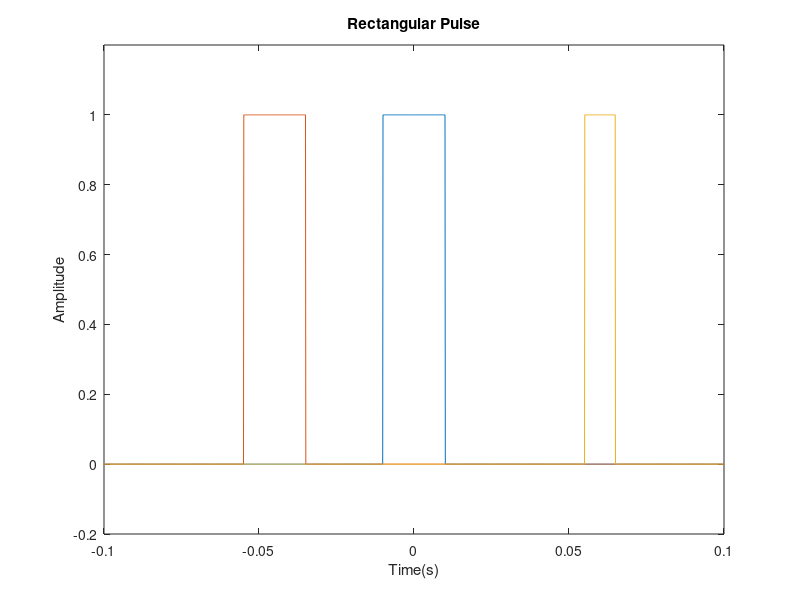

Write the MATLAB code that produced this figure.
%Generate 200 ms of a rectangular pulse with a sample rate of 10 kHz and a width of 20 ms.
fs = 10e3; %sampling freq.
t = -0.1:1/fs:0.1; %time base
w = 20e-3;
x = rectpuls(t,w);
%Generate two copies of the same pulse:
%One displaced 45 ms into the past.
tpast = -45e-3;
xpast = rectpuls(t-tpast,w);
%One displaced 60 ms into the future and half as wide.
tfutr = 60e-3;
xfutr = rectpuls(t-tfutr,w/2);
%Plot the original pulse and the two copies on the same axes.
plot(t,x,t,xpast,t,xfutr);
ylim([-0.2 1.2]);
title('Rectangular Pulse');
xlabel('Time(s)');
ylabel('Amplitude');
